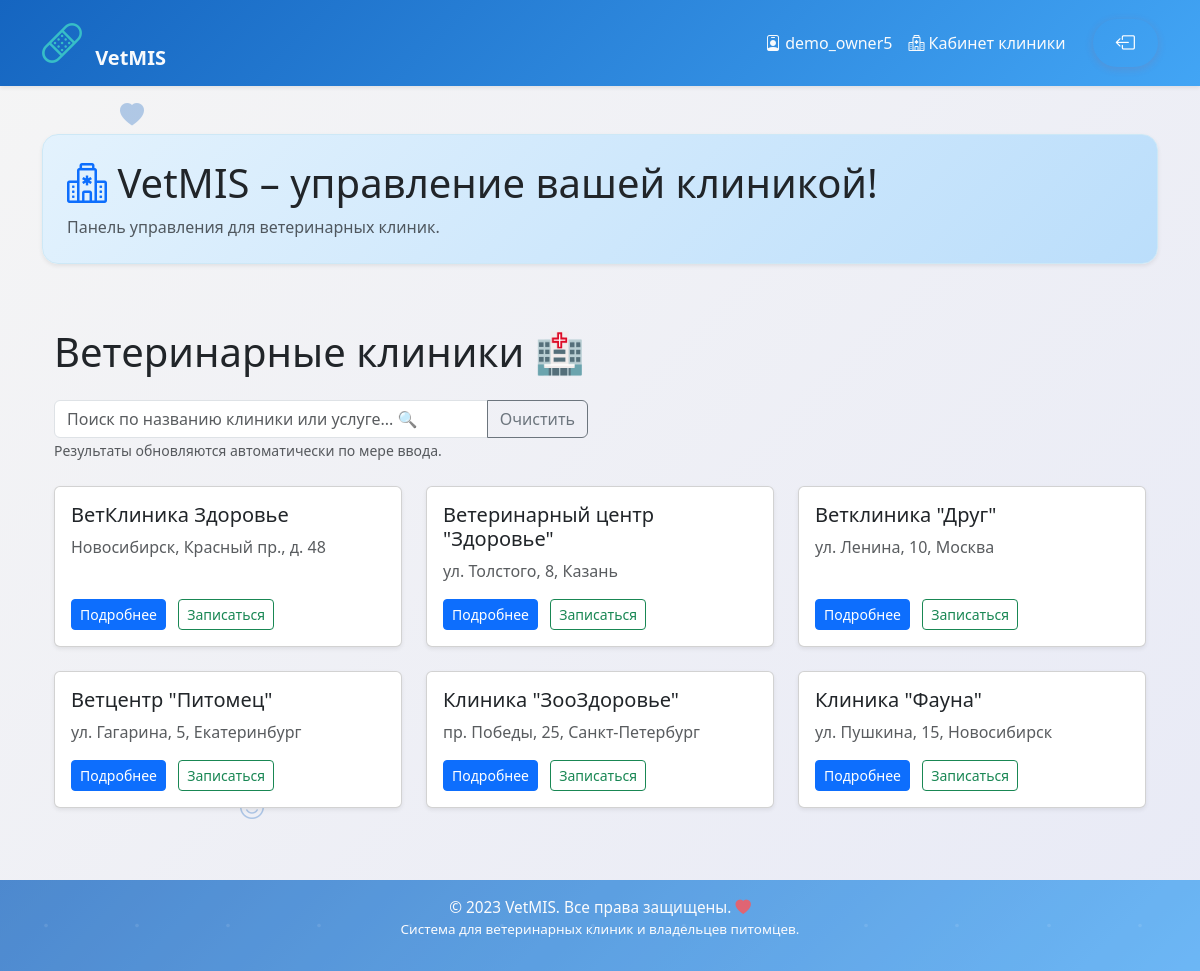
Page /clinics/ (signed in) on the committed database.
### main/models.py (models this page shows, shortened)
class Clinic(models.Model):
    name = models.CharField(max_length=200, verbose_name="Название клиники")
    slug = models.SlugField(max_length=220, unique=True, verbose_name="Слаг")
    description = models.TextField(verbose_name="Описание", blank=True)
    address = models.CharField(max_length=300, verbose_name="Адрес", blank=True)
    phone = models.CharField(max_length=50, verbose_name="Телефон", blank=True)
    email = models.EmailField(verbose_name="Email", blank=True)
    website = models.URLField(verbose_name="Сайт", blank=True)
    timezone = models.CharField(max_length=50, verbose_name="Часовой пояс", default="Europe/Moscow")
    owner = models.ForeignKey(
        settings.AUTH_USER_MODEL,
        on_delete=models.SET_NULL,
        null=True,
        blank=True,
        related_name="owned_clinics",
        verbose_name="Владелец кабинета клиники"
    )
    is_demo = models.BooleanField(default=False, verbose_name="Демонстрационная клиника")
    class Meta:
        verbose_name = "Клиника"
        verbose_name_plural = "Клиники"

### main/views.py (the view)
# urls.py: path('clinics/', views.clinics_list, name='clinics_list'),
@login_required
def clinics_list(request):
    clinics = list(Clinic.objects.all().order_by('name'))
    return render(request, 'clinic/list.html', {'clinics': clinics})

### main/templates/clinic/list.html (shortened to what this page needs)
{% extends 'base.html' %}
{% block content %}
<div class="container mt-4">
  <h1 class="mb-4">Ветеринарные клиники 🏥</h1>
  <div class="row mb-4">
    <div class="col-md-6">
      <div class="input-group">
        <input type="text" id="searchInput" class="form-control" placeholder="Поиск по названию клиники или услуге... 🔍">
        <button class="btn btn-outline-secondary" type="button" id="clearSearch">Очистить</button>
      </div>
      <small class="text-muted">Результаты обновляются автоматически по мере ввода.</small>
    </div>
  </div>
  <div class="row" id="clinicsContainer">
    {% for clinic in clinics %}
    <div class="col-lg-4 col-md-6 mb-4 clinic-card"
         data-name="{{ clinic.name|lower }}"
         data-services="{% for cs in clinic.clinic_services_prefetched %}{% if cs.is_active %}{{ cs.service.name|lower }}; {% endif %}{% empty %}нет услуг{% endfor %}">
      <div class="card h-100 shadow-sm">
        <div class="card-body d-flex flex-column">
          <h5 class="card-title">{{ clinic.name }}</h5>
          {% if clinic.address %}
          <p class="card-text text-muted">{{ clinic.address|truncatechars:50 }}</p>
          {% endif %}
          <div class="mt-auto">
            <button class="btn btn-primary btn-sm me-2"
                    data-bs-toggle="modal"
                    data-bs-target="#clinicModal"
                    data-name="{{ clinic.name|default:'' }}"
                    data-address="{{ clinic.address|default:'Не указан' }}"
                    data-description="{{ clinic.description|default:'Нет описания' }}"
                    data-phone="{{ clinic.phone|default:'Не указан' }}"
                    data-email="{{ clinic.email|default:'Не указан' }}"
                    data-working-hours="{{ clinic.working_hours|default:'Не указаны' }}"
                    data-services="{% for cs in clinic.clinic_services_prefetched %}{% if cs.is_active %}{{ cs.service.name }} — {{ cs.price }} {{ cs.currency.code }}{% if not forloop.last %}; {% endif %}{% endif %}{% empty %}Нет услуг{% endfor %}"
                    data-vets="{% firstof clinic.vets_prefetched|length 0 %}">
              Подробнее
            </button>
            <a href="{% url 'book_appointment' clinic.id %}" class="btn btn-outline-success btn-sm">
              Записаться
            </a>
          </div>
        </div>
      </div>
    </div>
    {% endfor %}
  </div>
</div>
{% endblock %}

### main/templates/base.html (shortened to what this page needs)
{% load static %}
<!DOCTYPE html>
<html lang="ru">
<head>
    <link href="https://cdn.jsdelivr.net/npm/bootstrap@5.3.0/dist/css/bootstrap.min.css" rel="stylesheet">
    <link href="https://cdn.jsdelivr.net/npm/bootstrap-icons@1.10.5/font/bootstrap-icons.css" rel="stylesheet">
    <link rel="stylesheet" href="{% static 'css/medical-style.css' %}">
</head>
<body style="background: linear-gradient(135deg, #f5f5f5 0%, #e8eaf6 100%);">
    <div class="floating-animals">
        <i class="bi bi-heart-fill animal-icon" style="top:10%;left:10%;animation-delay:0s;"></i>
        <i class="bi bi-activity animal-icon" style="top:20%;right:15%;animation-delay:1s;"></i>
    </div>
    <nav class="navbar navbar-expand-lg navbar-dark shadow-sm" style="background: linear-gradient(135deg, #1565c0 0%, #42a5f5 100%);">
        <div class="container">
            <a class="navbar-brand fw-bold"
               href="{% if user.is_authenticated and user.owned_clinics.exists %}{% url 'clinic_dashboard' %}{% else %}{% url 'clinics_list' %}{% endif %}">
                <span class="bi bi-bandaid logo-medkit"></span>
                VetMIS
            </a>
            <div class="collapse navbar-collapse" id="topNav">
                <ul class="navbar-nav ms-auto mb-2 mb-lg-0">
                    {% if user.is_authenticated %}
                        {% if user.owned_clinics.exists %}
                            <li class="nav-item">
                                <a class="nav-link {% if request.resolver_match.url_name == 'animal-list' or request.resolver_match.url_name == 'animal_list' %}active{% endif %}"
                                   href="{% url 'animal-list' %}">
                                    <span class="bi bi-person-badge"></span> {{ user.username }}
                                </a>
                            </li>
                            <li class="nav-item">
                                <a class="nav-link {% if request.resolver_match.url_name == 'clinic_dashboard' %}active{% endif %}"
                                   href="{% url 'clinic_dashboard' %}">
                                    <span class="bi bi-hospital"></span> Кабинет клиники
                                </a>
                            </li>
                        {% endif %}
                        <li class="nav-item">
                            <form action="{% url 'logout' %}" method="post" style="display:inline;">
                                <button type="submit" class="custom-logout-btn" title="Выйти" aria-label="Выйти из аккаунта">
                                    <span class="bi bi-box-arrow-left"></span>
                                </button>
                            </form>
                        </li>
                    {% endif %}
                </ul>
            </div>
        </div>
    </nav>
    <div class="container mt-5 mb-4 pb-3">
        <div class="medical-card shadow-sm header-bg mb-4 rounded-4 p-4 animate-fade-in">
            {% if user.is_authenticated and user.owned_clinics.exists %}
                <h1 class="display-6 mb-2">
                    <span class="bi bi-hospital text-primary animate-pulse"></span>
                    VetMIS – управление вашей клиникой!
                </h1>
                <p class="text-muted mb-0">
                    Панель управления для ветеринарных клиник.
                </p>
            {% endif %}
        </div>
    </div>
    <main class="container mb-5">
        {% block content %}{% endblock %}
    </main>
    <footer class="footer mt-5">
        <div class="container">
            <p class="mb-0">&copy; 2023 VetMIS. Все права защищены. <span class="bi bi-heart-fill text-danger"></span></p>
            <p class="small">Система для ветеринарных клиник и владельцев питомцев.</p>
        </div>
    </footer>
</body>
</html>

### main/static/css/medical-style.css (style rules this page uses)
body { background: linear-gradient(120deg, #f0f6ff 0%, #e2efe8 100%); min-height: 100vh; font-family: 'Segoe UI', 'Arial', sans-serif; }
.navbar { background: linear-gradient(90deg, #37bec7 0%, #1877c8 100%); }
.navbar-brand, .nav-link, .nav-link.active { color: #f8fafc !important; }
.header-bg { background-image: url('https://www.transparenttextures.com/patterns/diagmonds-light.png'); background-size: 150px 150px; border-radius: 1rem; }
.medical-card { background: #fff; border: 1px solid #cde8f6; border-radius: 10px; box-shadow: 0 8px 24px 0 rgb(60 137 200 / 10%); padding: 2rem 2.5rem; margin-bottom: 2rem; }
.logo-medkit { font-size: 2.5rem; color: #37bec7; margin-right: 0.5rem; vertical-align: bottom; }
.footer { font-size: 0.96rem; color: #6386a6; text-align: center; margin: 2rem 0 0 0; opacity: 0.74; }
.custom-logout-btn { color: #fff !important; background: #e74c3c; border: none; padding: 0.5em 1.2em; border-radius: 30px; font-weight: bold; box-shadow: 0 2px 8px rgba(231,76,60,0.15); transition: background 0.2s, box-shadow 0.15s; text-align: center; margin-left: 1em; display: inline-block; }
.nav-item { margin-left: 0; display: flex; align-items: center; }

### main/templates/base.html (style rules this page uses)
.floating-animals { position:fixed;top:0;left:0;width:100%;height:100%;pointer-events:none;z-index:-1 }
.animal-icon { position:absolute;font-size:1.5rem;color:rgba(21,101,192,.3);animation:float 8s ease-in-out infinite }
.logo-medkit { animation:pulse 3s infinite }
.nav-link { transition:transform .3s ease,color .3s ease }
.header-bg { background:linear-gradient(135deg,#e3f2fd 0%,#bbdefb 100%);animation:bgShift 5s infinite ease-in-out }
.footer { background:linear-gradient(135deg,#1565c0 0%,#42a5f5 100%);color:#fff;text-align:center;padding:1rem;position:relative;overflow:hidden }
.footer::before { content:'';position:absolute;top:0;left:0;width:100%;height:100%;animation:sparkle 4s linear infinite }
.custom-logout-btn { background:none;border:none;color:#fff;font-size:1.2rem;transition:transform .3s ease }

### rows in the picture
Clinic: name "ВетКлиника Здоровье", address "Новосибирск, Красный пр., д. 48"
Clinic: name "Ветеринарный центр \"Здоровье\"", address "ул. Толстого, 8, Казань"
Clinic: name "Ветклиника \"Друг\"", address "ул. Ленина, 10, Москва"
Clinic: name "Ветцентр \"Питомец\"", address "ул. Гагарина, 5, Екатеринбург"
Clinic: name "Клиника \"ЗооЗдоровье\"", address "пр. Победы, 25, Санкт-Петербург"
Clinic: name "Клиника \"Фауна\"", address "ул. Пушкина, 15, Новосибирск"

### other values in the picture
{{ user.username }} "demo_owner5"
